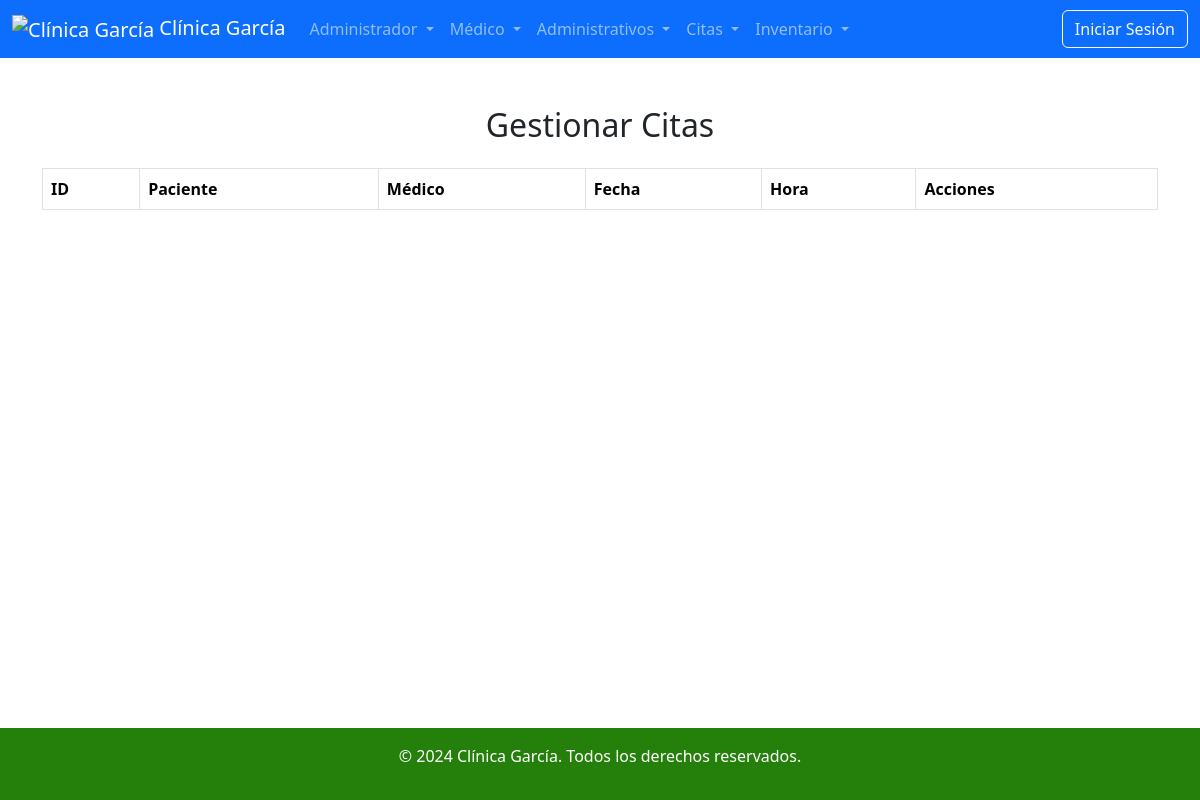
/pages/Citas/GestionarCitas.view.php, run on an earlier commit of the app's database.
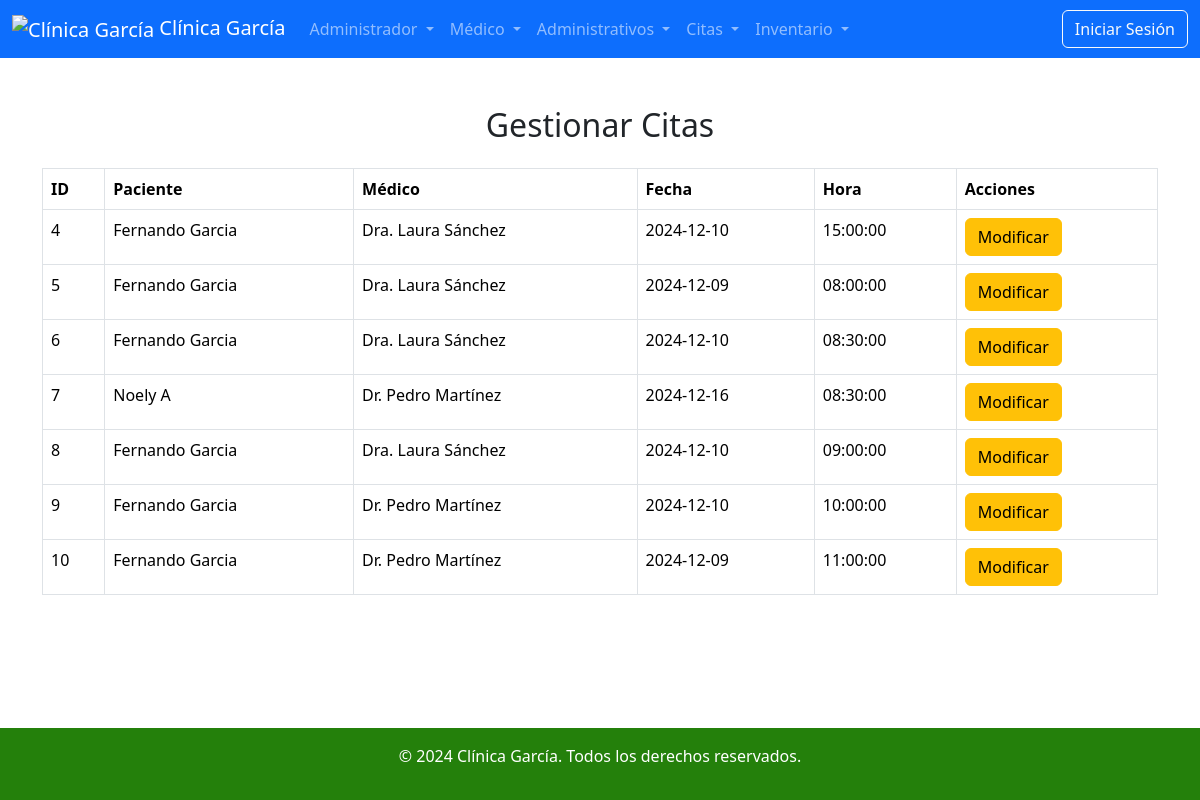
And on a later commit of the database.
### tables this page shows
CREATE TABLE `citas` (
  `id` int(11) NOT NULL,
  `paciente_id` int(11) NOT NULL,
  `doctor_id` int(11) NOT NULL,
  `fecha` date NOT NULL,
  `hora` time NOT NULL
);

CREATE TABLE `pacientes` (
  `id` int(11) NOT NULL,
  `nombre` varchar(100) NOT NULL,
  `cedula` varchar(20) NOT NULL,
  `sexo` varchar(10) DEFAULT NULL,
  `fecha_nacimiento` date DEFAULT NULL,
  `edad` int(11) DEFAULT NULL,
  `peso` decimal(5,2) DEFAULT NULL,
  `altura` decimal(4,2) DEFAULT NULL,
  `tipo_sangre` varchar(3) DEFAULT NULL,
  `correo` varchar(50) NOT NULL,
  `alergias` text DEFAULT NULL,
  `medicamentos_regulares` text DEFAULT NULL,
  `padecimientos` varchar(100) DEFAULT NULL,
  `fecha_datos` date DEFAULT NULL
);

CREATE TABLE `doctores` (
  `id` int(11) NOT NULL,
  `nombre` varchar(100) DEFAULT NULL,
  `especialidad` varchar(100) DEFAULT NULL,
  `telefono` varchar(20) DEFAULT NULL
);

### db/Citas.php (called while the page is built, shortened)
<?php
class Citas {
    private $conn;
    public function __construct($db) {
        $this->conn = $db;
    }
    public function obtenerCitas() {
        $query = "SELECT citas.id, pacientes.nombre AS paciente, doctores.nombre AS medico, citas.fecha, citas.hora
                  FROM citas
                  JOIN pacientes ON citas.paciente_id = pacientes.id
                  JOIN doctores ON citas.doctor_id = doctores.id";
        $stmt = $this->conn->prepare($query);
        $stmt->execute();
        return $stmt->fetchAll(PDO::FETCH_ASSOC);
    }
}

### pages/Citas/GestionarCitas.view.php (the view, shortened to what this page needs)
<?php
include '../../db/Citas.php';
$database = new Database();
$db = $database->getConnection();
$citasModel = new Citas($db);
$citas = $citasModel->obtenerCitas();
?>
<?php require '../partials/head.php'; ?>
<?php require '../partials/nav.php'; ?>
<div class="container mt-5">
    <h2 class="text-center mb-4">Gestionar Citas</h2>
    <div class="row">
        <div class="col-md-12">
            <table class="table table-bordered">
                <thead>
                    <tr>
                        <th>ID</th>
                        <th>Paciente</th>
                        <th>Médico</th>
                        <th>Fecha</th>
                        <th>Hora</th>
                        <th>Acciones</th>
                    </tr>
                </thead>
                <tbody>
                    <?php foreach ($citas as $cita): ?>
                        <tr>
                            <td><?php echo $cita['id']; ?></td>
                            <td><?php echo $cita['paciente']; ?></td>
                            <td><?php echo $cita['medico']; ?></td>
                            <td><?php echo $cita['fecha']; ?></td>
                            <td><?php echo $cita['hora']; ?></td>
                            <td>
                                <a href="../../pages/Citas/ModificarCitas.view.php?id=<?php echo $cita['id']; ?>" class="btn btn-warning">Modificar</a>
                            </td>
                        </tr>
                    <?php endforeach; ?>
                </tbody>
            </table>
        </div>
    </div>
</div>
<?php require '../partials/footer.php'; ?>

### pages/partials/head.php (shortened to what this page needs)
<!DOCTYPE html>
<html lang="en">
<head>
  <?php
  $ruta_especifica = '/ClinicaGarcia/pages/InicioSesion.view.php';
  $current_path = $_SERVER['REQUEST_URI'];
  $prefix = ($current_path !== $ruta_especifica) ? '../../' : '../';
  ?>
  <link rel="stylesheet" href="<?php echo $prefix; ?>css/main.min.css">
  <link rel="stylesheet" href="<?php echo $prefix; ?>libs/bootstrap-icons/font/bootstrap-icons.css">
</head>
<body>

### pages/partials/nav.php (shortened to what this page needs)
<nav class="navbar navbar-expand-lg bg-primary" data-bs-theme="dark">
    <div class="container-fluid">
        <?php
        $current_path = $_SERVER['REQUEST_URI'];
        $prefix = (strpos($current_path, '/ClinicaGarcia/pages/InicioSesion.view.php') !== false) ? '' : '../';
        ?>
        <a class="navbar-brand" href="<?php echo $prefix; ?>../index.php">
            <img src="<?php echo $prefix; ?>../assets/logo.png" alt="Clínica García" width="60" height="60">
            Clínica García
        </a>
        <div class="collapse navbar-collapse" id="navbarSupportedContent">
            <ul class="navbar-nav me-auto mb-2 mb-lg-0">
                <li class="nav-item dropdown">
                    <a class="nav-link dropdown-toggle " href="#" role="button" data-bs-toggle="dropdown" aria-expanded="false">
                        Administrador
                    </a>
                </li>
                <li class="nav-item dropdown">
                    <a class="nav-link dropdown-toggle" href="#" role="button" data-bs-toggle="dropdown" aria-expanded="false">
                        Médico
                    </a>
                </li>
                <li class="nav-item dropdown">
                    <a class="nav-link dropdown-toggle" href="#" role="button" data-bs-toggle="dropdown" aria-expanded="false">
                        Administrativos
                    </a>
                </li>
                <li class="nav-item dropdown">
                    <a class="nav-link dropdown-toggle" href="#" role="button" data-bs-toggle="dropdown" aria-expanded="false">
                        Citas
                    </a>
                </li>
                <li class="nav-item dropdown">
                    <a class="nav-link dropdown-toggle" href="#" role="button" data-bs-toggle="dropdown" aria-expanded="false">
                        Inventario
                    </a>
                </li>
            </ul>
            <?php if (isset($_SESSION['loggedin'])) : ?>
                <form method="POST" action="<?php echo $prefix; ?>../controllers/cierreSesion.php">
                    <button class="btn btn-outline-light" type="submit">Cerrar Sesión</button>
                </form>
            <?php else : ?>
                <a href="<?php echo $prefix; ?>InicioSesion.view.php">
                    <button class="btn btn-outline-light" type="button">Iniciar Sesión</button>
                </a>
            <?php endif; ?>
        </div>
    </div>
</nav>

### pages/partials/footer.php
  <br> <br>
  <footer class="bg-primario text-white text-center py-3">
    <p>&copy; 2024 Clínica García. Todos los derechos reservados.</p>
  </footer>
</body>
</html>

### pages/Citas/GestionarCitas.view.php (style rules this page uses)
body { display: flex; flex-direction: column; min-height: 100vh; margin: 0; }
.container { flex: 1; }
footer { margin-top: auto; padding: 20px 0; background-color: #f8f9fa; text-align: center; }

What changed in the data, as far as the page shows it:
added citas: id "4", paciente.nombre "Fernando Garcia", doctor.nombre "Dra. Laura Sánchez", fecha "2024-12-10", hora "15:00:00"
added citas: id "5", paciente.nombre "Fernando Garcia", doctor.nombre "Dra. Laura Sánchez", fecha "2024-12-09", hora "08:00:00"
added citas: id "6", paciente.nombre "Fernando Garcia", doctor.nombre "Dra. Laura Sánchez", fecha "2024-12-10", hora "08:30:00"
added citas: id "7", paciente.nombre "Noely A", doctor.nombre "Dr. Pedro Martínez", fecha "2024-12-16", hora "08:30:00"
added citas: id "8", paciente.nombre "Fernando Garcia", doctor.nombre "Dra. Laura Sánchez", fecha "2024-12-10", hora "09:00:00"
added citas: id "9", paciente.nombre "Fernando Garcia", doctor.nombre "Dr. Pedro Martínez", fecha "2024-12-10", hora "10:00:00"
added citas: id "10", paciente.nombre "Fernando Garcia", doctor.nombre "Dr. Pedro Martínez", fecha "2024-12-09", hora "11:00:00"
